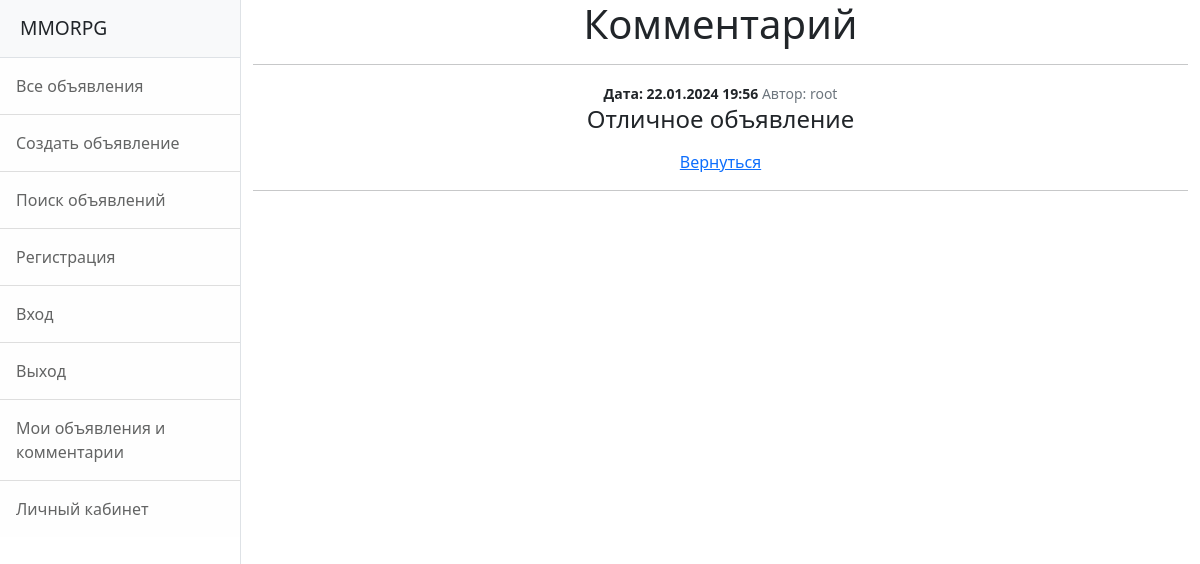
Page /comments/1/ (signed in) on the committed database.
### msg_board/models.py (models this page shows, shortened)
class Comment(models.Model):
    author = models.ForeignKey(User, default=1, on_delete=models.CASCADE, verbose_name='Автор комментария')
    text = models.TextField(verbose_name='Текст комментария')
    post_comment = models.ForeignKey(Post, on_delete=models.CASCADE, verbose_name='Комментарий')
    date_comment = models.DateTimeField(auto_now_add=True, verbose_name='Дата комментария')
    confirm = models.BooleanField(default=False, verbose_name='Подтвердить')
    class Meta:
        verbose_name = 'Комментарий'
        verbose_name_plural = 'Комментарии'

### msg_board/views.py (the view)
# urls.py: path('comments/<int:pk>/', CommentDetail.as_view(), name='comment_detail'),
class CommentDetail(LoginRequiredMixin, DetailView):
    model = Comment
    template_name = 'msg_board/comment_detail.html'
    context_object_name = 'comment_detail'
    def get_template_names(self):
        response = self.get_object()
        if response.post_comment.author == self.request.user:
            self.template_name = 'msg_board/comment_detail.html'
            return self.template_name
        else:
            raise PermissionDenied

### templates/msg_board/comment_detail.html (shortened to what this page needs)
{% extends 'flatpages/default.html' %}
{% block content %}
<h1>Комментарий</h1>
<hr>
<small class="fw-bold">
    Дата: {{ comment_detail.date_comment | date:"d.m.Y H:i" }}
</small>
<small class="text-muted">
    Автор: {{ comment_detail.author }}
</small>
<h4>
    {{ comment_detail.text | linebreaks | safe }}
</h4>
<div align="center">
    <a class="main_button" href="{% url 'comments' %}" title="Вернуться">Вернуться</a>
</div>
<hr>
{% endblock content %}

### rows in the picture
Comment: date_comment "22.01.2024 19:56", author "root", text "Отличное объявление"
